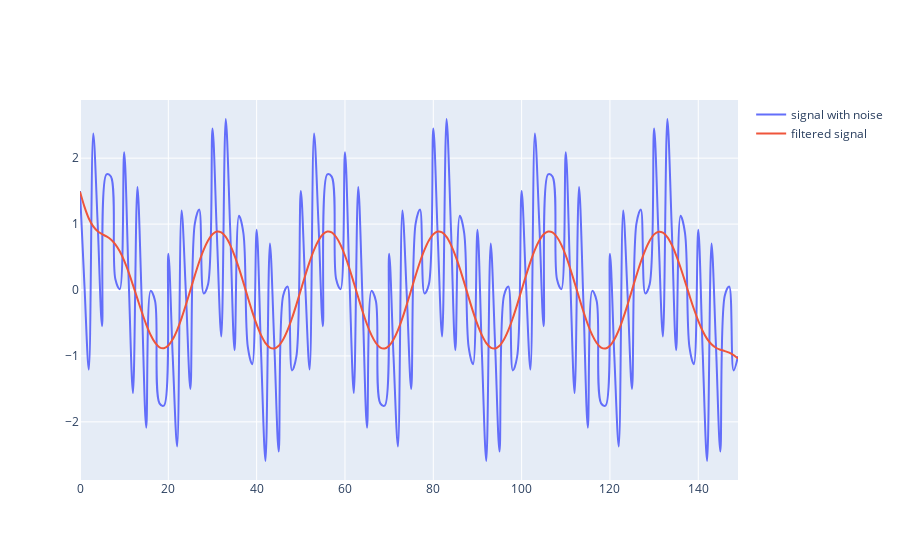

The notebook cell this image was saved under:
### Markdown cell above
<div style="text-align: justify;">
<p>

### Paso 4 : Filtrar y trazar los datos

</p>
</div>

### Code cell
# Filter the data, and plot both the original and filtered signals.
y = butter_lowpass_filter(data, cutoff, fs, order)
fig = go.Figure()
fig.add_trace(go.Scatter(
            y = data,
            line =  dict(shape =  'spline' ),
            name = 'signal with noise'
            ))
fig.add_trace(go.Scatter(
            y = y,
            line =  dict(shape =  'spline' ),
            name = 'filtered signal'
            ))
fig.show()

### Figure 1 — Plotly figure (JSON) as saved in the notebook; plotly's stock layout.template omitted (floating-point values rounded to 4 significant figures; data arrays with more than 128 entries replaced by an {"elided": "..."} marker saying what was removed)
{"data": [{"line": {"shape": "spline"}, "name": "signal with noise", "type": "scatter", "y": {"elided": "150 float values"}}, {"line": {"shape": "spline"}, "name": "filtered signal", "type": "scatter", "y": {"elided": "150 float values"}}], "layout": {}}
